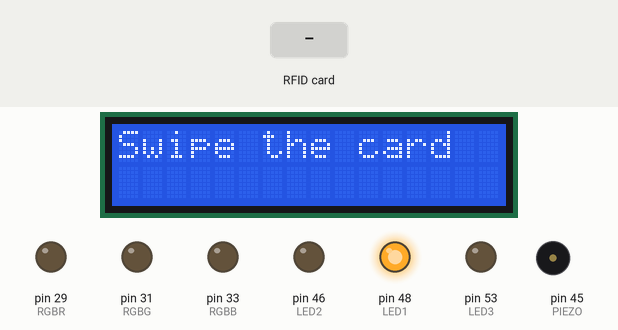
Recording of a sketch running on a simulated Arduino Mega 2560, built with avr-gcc and run on an emulated ATmega2560. On the bench: 16×2 character LCD, output pins drawn as LEDs (lit = HIGH), buzzer (waves = sounding). Inputs (shaded band) come from the test bench. Random numbers use the default seed unless the sketch sets one; what the sketch prints to the serial monitor is not drawn.

Above: at 1.3 s.
1.4 s: RFID card 77 60 D5 B5 held to the reader
At 3.0 s:
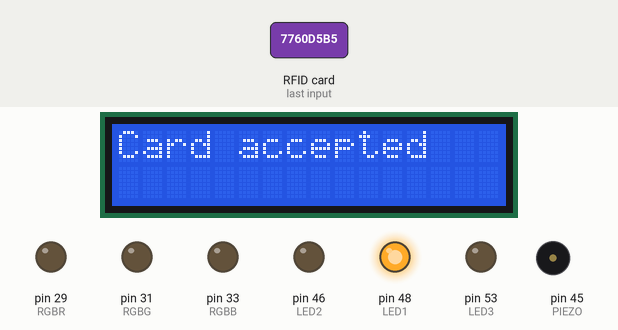
At 4.1 s:
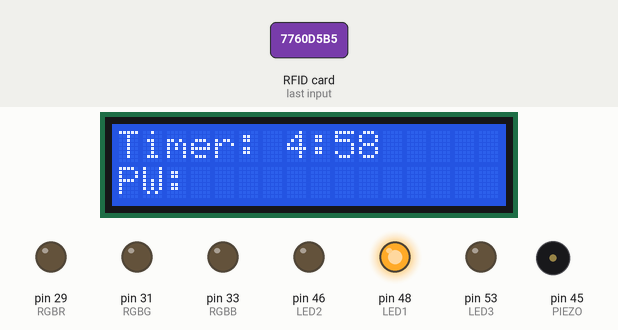
4.4 s: RFID card 2A 38 8E 81 held to the reader
At 5.8 s:
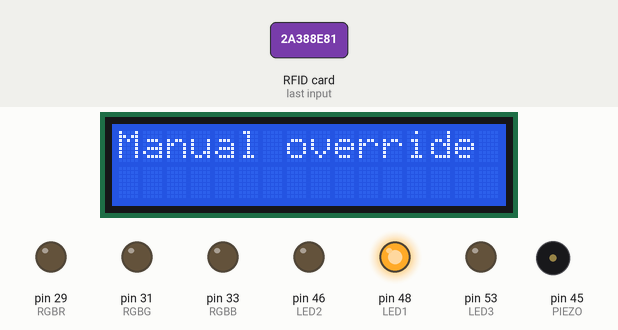
Timing chart, 0 to 23.7 s (numbered marks = the images above; inputs shaded):
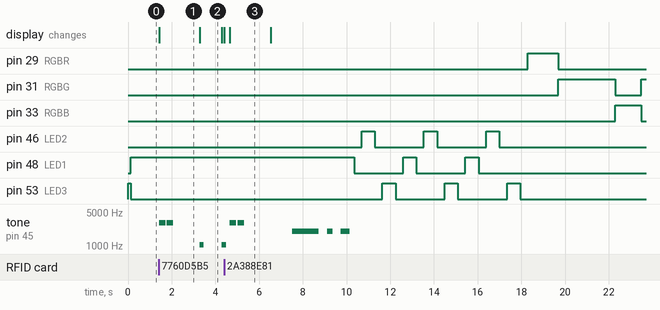

Measured:
- after the input at 1.4 s, tone on pin 45 (PIEZO): plays 3010 Hz for 0.30 s, 3010 Hz for 0.30 s, 1056 Hz for 0.20 s, 1056 Hz for 0.11 s, starting at once; the display: changes at once (image 1)
- after the input at 4.4 s, pin 29 (RGBR): LOW → HIGH after 13.9 s, → LOW 1.4 s later; pin 31 (RGBG): LOW → HIGH after 15.3 s, → LOW 2.6 s later, → HIGH 1.2 s later
- what the display in image 1 shows lasts 1.9 s, from 1.4 s to 3.3 s
- what the display in image 2 shows lasts 1.0 s, from 3.3 s to 4.3 s

The sketch:

Finished-with-led.ino
```cpp
#define Password_Length 8 // Tamanho da password, deve ser preservado.
#define MIN 4
#define SEG 59
// Leds da sequencia
#define LED1 48 // Pin do led1
#define LED2 46 // Pin do led2
#define LED3 53 // Pin do led3
#define LEDR 38
#define LEDG 39
// RGB
#define RGBR 29
#define RGBG 31
#define RGBB 33

#define PIEZO 45

#define BAUD_RATE 9600

int defuse_loop = true;
int boom_loop = true;

int start = false;
int defuse = false;
int boom = false;
int ciclo_clock = 1000;
unsigned long tempoinicial, clockatual;
unsigned long minutos = MIN, segundos = SEG;
char timeline[16]; // No fundo é uma linha do LCD
unsigned long rfid_inicial;

// RFID
#include <SPI.h>
#include <MFRC522.h>

#define SS_PIN 9
#define RST_PIN 8
MFRC522 mfrc522(SS_PIN, RST_PIN);   // Inicia o MFRC522

// Keypad e LCD
#include <Keypad.h>
#include <LiquidCrystal.h>

int led[] = {LED1, LED2, LED3}; // Leds relativos à sequência

int random_val = 0;
char Master[4][Password_Length] = { "123A456", "2020ACB", "BC2876#", "#A95C06"}; // 4 possibilidades parecem suficientes.
char Data[Password_Length];

byte data_count = 0, master_count = 0;
bool password_correta; // Não se encontra em uso.
char customKey;

const byte ROWS = 4;
const byte COLS = 4;


char hexaKeys[ROWS][COLS] = { // Inicialização da matriz 4x4
  {'1', '2', '3', 'A'},
  {'4', '5', '6', 'B'},
  {'7', '8', '9', 'C'},
  {'*', '0', '#', 'D'}
};

//byte rowPins[ROWS] = {9, 8, 7, 6}; // Pins do keypad
//byte colPins[COLS] = {5, 4, 3, 2}; // Pins do keypad

// Keypad:
//byte rowPins[ROWS] = {A5, A4, A3, A2}; // Pinos que utilizei para o simulador
//byte colPins[COLS] = {A1, 13, 10, 9}; // Pinos que utilizei para o simulador

byte rowPins[ROWS] = {A10, A9, A8, A7}; // Pinos que utilizei para o simulador
byte colPins[COLS] = {A5, A4, A3, A2}; // Pinos que utilizei para o simulador
// LCD
const int rs = 12, en = 11, d4 = 2, d5 = 3, d6 = 4, d7 = 5; // Pinos do LCD
LiquidCrystal lcd(rs, en, d4, d5, d6, d7); // Inicio do LCD
Keypad customKeypad = Keypad(makeKeymap(hexaKeys), rowPins, colPins, ROWS, COLS); // Inicio do Keypad

void printlcd() {
  lcd.setCursor(7, 0);
  lcd.print(minutos);
  lcd.print(":");

  switch (segundos) {

    case 0 ... 9:
      lcd.print("0");
      lcd.print(segundos);
      break;

    default:
      lcd.print(segundos);
      break;
  }
}

void timer() {
  if (millis() - tempoinicial >= ciclo_clock) { // Clock de um segundo;
    if (minutos >= 0) {
      segundos--;
      Serial.println(segundos);
      tempoinicial = millis(); // Novo tempo inicial

      // Piezo:
      tone(PIEZO, 1056, 200);

    }
  }

  if (minutos > 0 && segundos == 0) {
    minutos--;
    tone(PIEZO, 670, 350); // Som de quando passa um minuto
    segundos = 59;
    Serial.print("Minutos:");
    Serial.println(minutos);
  }

  else if (minutos <= 0 && segundos == 0) {
    minutos = 0;
    segundos = 0;
    Serial.print("Minutos: ");
    Serial.print(minutos);
    Serial.print(" Segundos: ");
    Serial.println(segundos);
  }
}

//////////////////////////
//      Modo final      //
//////////////////////////

void defusecheck()
{
  if (defuse == true && defuse_loop == true) {
    lcd.clear();
    lcd.setCursor(0, 0);
    lcd.print("Defused");
    delay(500);
    digitalWrite(LEDG, HIGH);
    delay(500);
    for (int victorysound = 2005; victorysound <= 2015; victorysound += 3)
    {
      tone(PIEZO, victorysound, 300);
      delay(300);
    }
    delay(400);
    tone(PIEZO, 2006, 250);
    delay(620);
    tone(PIEZO, 2015, 400);
    unsigned long led_anim = millis();
    do{
    digitalWrite(LED1, LOW);
    digitalWrite(LED2, LOW);
    digitalWrite(LED3, LOW);

    digitalWrite(LED1, HIGH);
    delay(600);
    digitalWrite(LED1, LOW);
    delay(350);
    digitalWrite(LED2, HIGH);
    delay(600);
    digitalWrite(LED2, LOW);
    delay(350);
    digitalWrite(LED3, HIGH);
    delay(600);
    digitalWrite(LED3, LOW);
    delay(350);
    }
    while(millis() - led_anim < 8000);

    int j, k, i;
    for (j = 0, i = 255; i >= 0; i = i - 20) {
      rgbcor(i, j, 0);
      delay(200);
      j = j + 20;
    }

    for (k = 0, j = 255; j >= 0; j = j - 20) {
      rgbcor(0, j, k);
      delay(200);
      k = k + 20;
    }

    for (i = 0, k = 255; k >= 0; k = k - 20)
    {
      rgbcor(i, k, 0);
      delay(200);
      i = i + 20;
    }
    defuse_loop = false;
  }
}

void boomcheck() {
  if (minutos == 0 && segundos <= 0 && boom_loop == true)
  {
    boom = true;

    minutos = 0;
    segundos = 0;
    lcd.clear();
    lcd.setCursor(0, 0);
    lcd.print("Game over!");

    lcd.setCursor(0, 1);
    lcd.print("Boom!");
    delay(500);
    digitalWrite(LEDR, HIGH);
    delay(500);

    for (int boomsound = 3100; boomsound >= 100; boomsound -= 50)
    {
      tone(PIEZO, boomsound, 520);
      delay(50);
    }
    boom_loop = false;
    delay(700);
    tone(PIEZO, 200, 500);
  }
}

void rgbcor(int red_light_value, int green_light_value, int blue_light_value)
{
  analogWrite(RGBR, red_light_value);
  analogWrite(RGBG, green_light_value);
  analogWrite(RGBB, blue_light_value);
}

void passdetect() {
  lcd.setCursor(0, 1);
  lcd.print("PW:");

  customKey = customKeypad.getKey();
  if (customKey) {
    Data[data_count] = customKey;

    lcd.setCursor(data_count + 3, 1); // Aqui tem que ser +3 dado que "PW:" ocupa 3 digitos
    lcd.print(Data[data_count]);
    data_count++;
    tone(PIEZO, 2036, 100);
  }

  if (data_count == Password_Length - 1) {
    lcd.clear();

    if (!strcmp(Data, Master[random_val])) {

      defuse = true;
      lcd.setCursor(0, 1);
      lcd.print("Correct");
      digitalWrite(LEDG, 1);
      digitalWrite(LEDR, 0);
      tone(PIEZO, 2036, 200);
      delay(300);
      tone(PIEZO, 2036, 200);
      //digitalWrite(signalPin, HIGH); // Não é necessário
      delay(500); // Não é necessário
      //digitalWrite(signalPin, LOW); // Não é necessário
      digitalWrite(LEDG, 0);
    }
    else {
      // Caso o código esteja incorreto
      if (ciclo_clock > 250)
        ciclo_clock = ciclo_clock - 250;

      lcd.setCursor(0, 1);
      lcd.print("Incorrect");
      digitalWrite(LEDG, 0);
      digitalWrite(LEDR, 1);
      tone(PIEZO, 90, 200);
      delay(300);
      tone(PIEZO, 90, 200);

      delay(600);
      digitalWrite(LEDR, 0);


    }

    lcd.clear();
    clearData();

    lcd.setCursor(0, 0);
    lcd.print("Timer:");
  }
}

void clearData() {
  while (data_count != 0) {
    Data[data_count--] = 0;
  }
  return;
}


void setup() {
  tempoinicial = millis(); // Regista o tempo inicial
  clockatual = millis();
  rfid_inicial = millis();

  Serial.begin(BAUD_RATE);

  // RFID
  SPI.begin();   // Inicia o SPI
  mfrc522.PCD_Init();   // Initiate MFRC522

  Serial.println("Approximate your card to the reader..."); // Mensagem de feedback para o serial
  Serial.println();                                         // Mensagem de feedback para o serial


  lcd.begin(16, 2); // Inicialização do LCD
  lcd.print("Timer:"); // Imprime "Time" no display


  // RGB
  pinMode(RGBR, OUTPUT);
  pinMode(RGBG, OUTPUT);
  pinMode(RGBB, OUTPUT);

  // Leds azuis
  for (int i = 0; i <= 2; i++) {
    pinMode(led[i], OUTPUT);
    digitalWrite(led[i], LOW);
  }

  // Led vermelho e led verde
  digitalWrite(LEDR, 0);
  digitalWrite(LEDG, 0);

  randomSeed(analogRead(A0));
  random_val = random(0, 4); // Faz com que random_val assuma um valor aleatório entre 0 e 3;

  switch (random_val) {

    case 0: // Primeira led acessa -> Password 0
      digitalWrite(led[0], HIGH);
      break;

    case 1: // Primeira e última led acessa -> Password 1
      digitalWrite(led[0], HIGH);
      digitalWrite(led[2], HIGH);
      break;

    case 2: // Segunda led acessa -> Password 2
      digitalWrite(led[1], HIGH);
      break;

    case 3: // Todas acessas -> Password 3
      digitalWrite(led[0], HIGH);
      digitalWrite(led[1], HIGH);
      digitalWrite(led[2], HIGH);
      break;
  } // Fim do switch

}

void loop() {
  if (start == false) {
    lcd.clear();
    lcd.setCursor(0, 0);
    lcd.print("Swipe the card");
    if (millis() - rfid_inicial >= 1000) {
      // Procurar objeto
      if (!mfrc522.PICC_IsNewCardPresent())
      {
        return;
      }
      // Seleciona objeto
      if (!mfrc522.PICC_ReadCardSerial())
      {
        return;
      }
      //UID do objeto
      Serial.print("UID:");
      String conteudo = "";
      byte letra;
      for (byte i = 0; i < mfrc522.uid.size; i++)
      {
        Serial.print(mfrc522.uid.uidByte[i] < 0x10 ? " 0" : " ");
        Serial.print(mfrc522.uid.uidByte[i], HEX);
        conteudo.concat(String(mfrc522.uid.uidByte[i] < 0x10 ? " 0" : " "));
        conteudo.concat(String(mfrc522.uid.uidByte[i], HEX));
      }

      Serial.println();
      conteudo.toUpperCase();

      //----------------------------------------------------CARTAO----------------------------------------------------

      if (conteudo.substring(1) == "77 60 D5 B5") //UID 1 - Cartao
      {
        Serial.println("Cartao branco");
        Serial.println();
        lcd.clear();
        lcd.print("Card accepted");
        digitalWrite(LEDG, HIGH);
        tone(PIEZO, 3010, 300);
        delay(350);
        tone(PIEZO, 3010, 300);
        delay(1500);

        digitalWrite(LEDG, LOW);
        start = true;
        lcd.clear();
        lcd.setCursor(0, 0);
        lcd.print("Timer:");

      }


    }
  }


  if (boom == false && defuse == false && start == true) { // Quando a bomba não chegou a 0, continuar com o clock a funcionar.
    passdetect();
    timer();
    printlcd();
    boomcheck();

    // Defuse manual
    // Procurar objeto
    if (!mfrc522.PICC_IsNewCardPresent())
    {
      return;
    }
    // Seleciona objeto
    if (!mfrc522.PICC_ReadCardSerial())
    {
      return;
    }
    //UID do objeto
    Serial.print("UID:");
    String conteudo = "";
    byte letra;
    for (byte i = 0; i < mfrc522.uid.size; i++)
    {
      Serial.print(mfrc522.uid.uidByte[i] < 0x10 ? " 0" : " ");
      Serial.print(mfrc522.uid.uidByte[i], HEX);
      conteudo.concat(String(mfrc522.uid.uidByte[i] < 0x10 ? " 0" : " "));
      conteudo.concat(String(mfrc522.uid.uidByte[i], HEX));
    }

    Serial.println();
    conteudo.toUpperCase();

    //----------------------------------------------------CARTAO----------------------------------------------------

    if (conteudo.substring(1) == "2A 38 8E 81") //UID 1 - Cartao
    {
      Serial.println("Cartao branco");
      Serial.println();
      lcd.clear();
      lcd.setCursor(0, 0);
      lcd.print("Card accepted");
      delay(250);

      lcd.clear();
      lcd.setCursor(0, 0);
      lcd.print("Manual override");

      digitalWrite(LEDG, HIGH);
      tone(PIEZO, 3010, 300);
      delay(350);
      tone(PIEZO, 3010, 300);
      delay(1500);

      digitalWrite(LEDG, LOW);
      defuse = true;
      lcd.clear();
      lcd.setCursor(0, 0);
      lcd.print("Timer:");

    }

  }

  // A partir daqui apenas corre o código do modo final.
  boomcheck();
  defusecheck();


}
```
